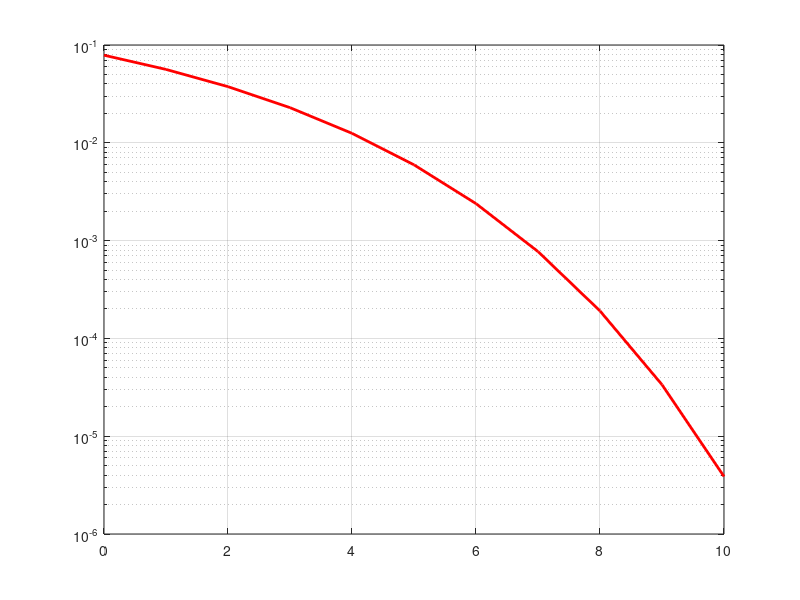

Here is the MATLAB script that generated this plot: (Note: this script raises an error after producing the figure.)
clear

EbN0dB = (0:1:10)';
EbN0   = 10.^(EbN0dB/10);

x=[0 2 4 6 8 10];
y=[       ]; % BERspread8
q=[0 2 4 6 8 10];
p=[       ]; % BERnormal8

qpsk_BER = 0.5*(erfc(sqrt(EbN0)));

semilogy(EbN0dB(:,1),qpsk_BER(:,1),'r','LineWidth',2)
hold on
grid on

plot(x,y,'-ks') 
plot(q,p,'-bs')
hold off
axis([0 10 1e-7 1])
xlabel('EbN0[dB]'), ylabel('BER')
legend('Analytic QPSK','DSSS QPSK','No DSSS QPSK','Location','SouthWest')
title('BER curve for AWGN channel ( Analytic / Simulation )')